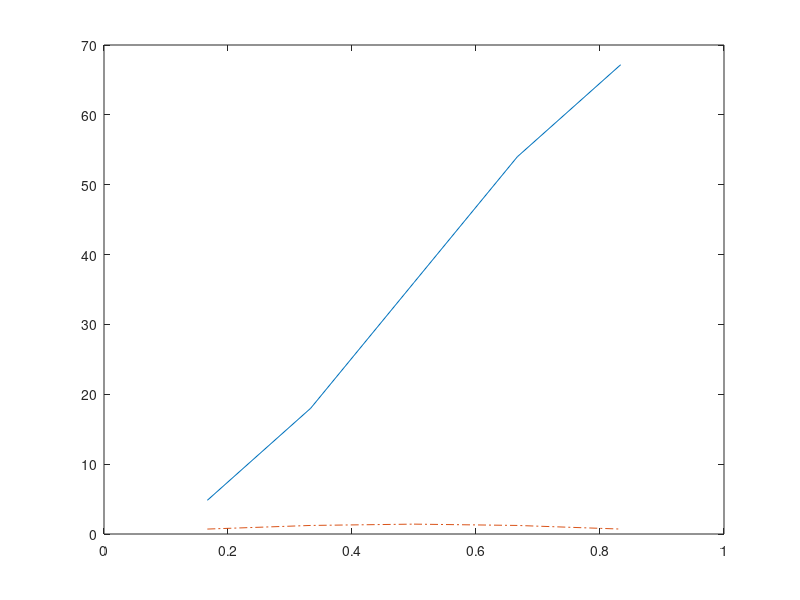

Recreate this plot in MATLAB.
A = 1+ ones(1,5);
m = diag(A);

for i = 1:4
    m(i, i+1) = -1
end

for j = 1:4
    m(j+1, j)= -1
end

H = ((5+1)^2 / 2) .* m;

y_values = eig(H);
x_values = linspace(1/(5+1), 5/(5+1), 5);
y2 = sqrt(2) * (sin(pi * x_values));

plot(x_values, y_values, "-", x_values, y2, "-." )
hold on
axis([0 1])
hold off